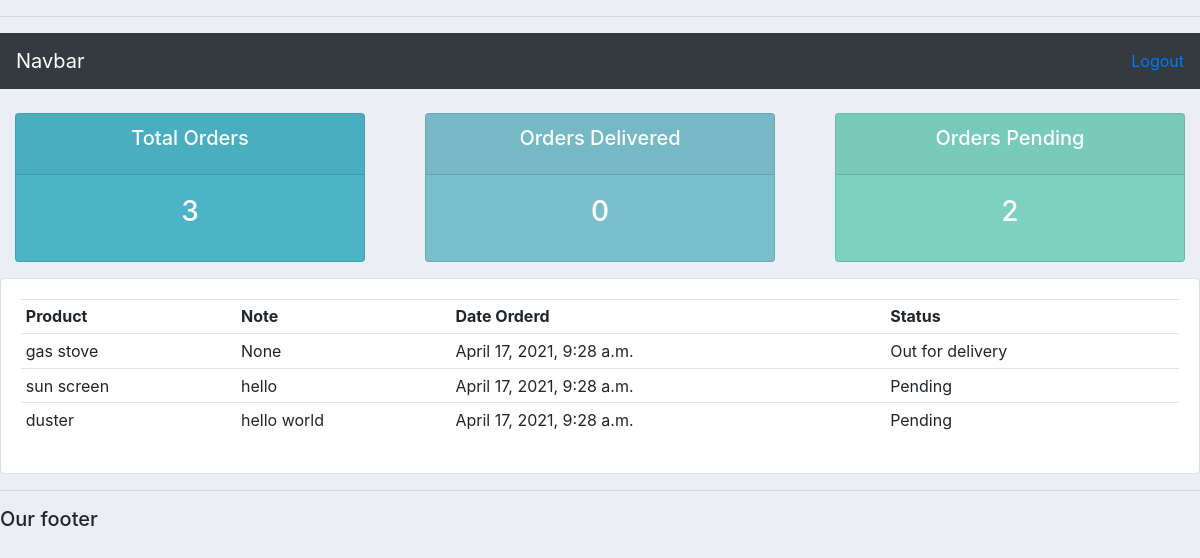
/user/ (signed in), run on the app's committed database.
### accounts/models.py (models this page shows)
class Order(models.Model):
    STATUS = (
			('Pending', 'Pending'),
			('Out for delivery', 'Out for delivery'),
			('Delivered', 'Delivered'),
			)
    customer = models.ForeignKey(Customer,null=True,on_delete= models.SET_NULL)
    product = models.ForeignKey(Product,null=True,on_delete= models.SET_NULL)
    status = models.CharField(max_length=200, null=True, choices=STATUS)
    date_created = models.DateTimeField(auto_now_add=True, null=True)
    note =  models.CharField(max_length=1000, null=True)
    def __str__(self):
        return self.product.name

class Product(models.Model):
    CATEGORY =(
            ('Indoor','Indoor'),
            ('Out door', 'Out door')
            )
    name = models.CharField(max_length=200, null=True)
    price = models.FloatField(null=True)
    category = models.CharField(max_length=200, null=True, choices=CATEGORY)
    description = models.CharField(max_length=200, null=True)
    date_created = models.DateTimeField(auto_now_add=True, null=True)
    tags = models.ManyToManyField(Tag)
    def __str__(self):
        return self.name

### accounts/decorators.py (the view)
        def wrapper_func(request, *args, **kwargs):
            group = None
            if request.user.groups.exists():
                group = request.user.groups.all()[0].name
            if group in allowed_roles:
                return view_func(request, *args, **kwargs)
            else:
                return HttpResponse('You are not authorized to view this page')

### accounts/views.py (called while the page is built)
@login_required(login_url='login')
@allowed_users(allowed_roles=['customer'])
def userPage(request):
    orders = request.user.customer.order_set.all()
    total_orders = orders.count()
    delivered = orders.filter(status='Delivered').count()
    pending = orders.filter(status='Pending').count()
    print('ORDERS:',orders)
    context = {'orders':orders, 'total_orders':total_orders,'delivered':delivered,'pending':pending}
    return render(request, 'accounts/user.html',context)

### accounts/templates/accounts/user.html
{%  extends 'accounts/main.html' %}
{% block content %}
{%  include 'accounts/status.html' %}
<div class="row">
	<div class="col-md">
		<div class="card card-body">
			<table class="table table-sm">
				<tr>
					<th>Product</th>
					<th>Note</th>
					<th>Date Orderd</th>
					<th>Status</th>
				</tr>
				{% for order in orders %}
				<tr>
					<td>{{order.product}}</td>
					<td>{{order.note}}</td>
					<td>{{order.date_created}}</td>
					<td>{{order.status}}</td>
				</tr>
				{% endfor %}
			</table>
		</div>
	</div>
</div>
{% endblock content %}

### static/css/main.css (style rules this page uses)
body { background-color: #ebeff5; }

### data on the page
Order: product "gas stove", note "None", date_created "April 17, 2021, 9:28 a.m.", status "Out for delivery"
Order: product "sun screen", note "hello", date_created "April 17, 2021, 9:28 a.m.", status "Pending"
Order: product "duster", note "hello world", date_created "April 17, 2021, 9:28 a.m.", status "Pending"

### other printed values
{{ total_orders }} "3"
{{ delivered }} "0"
{{ pending }} "2"
